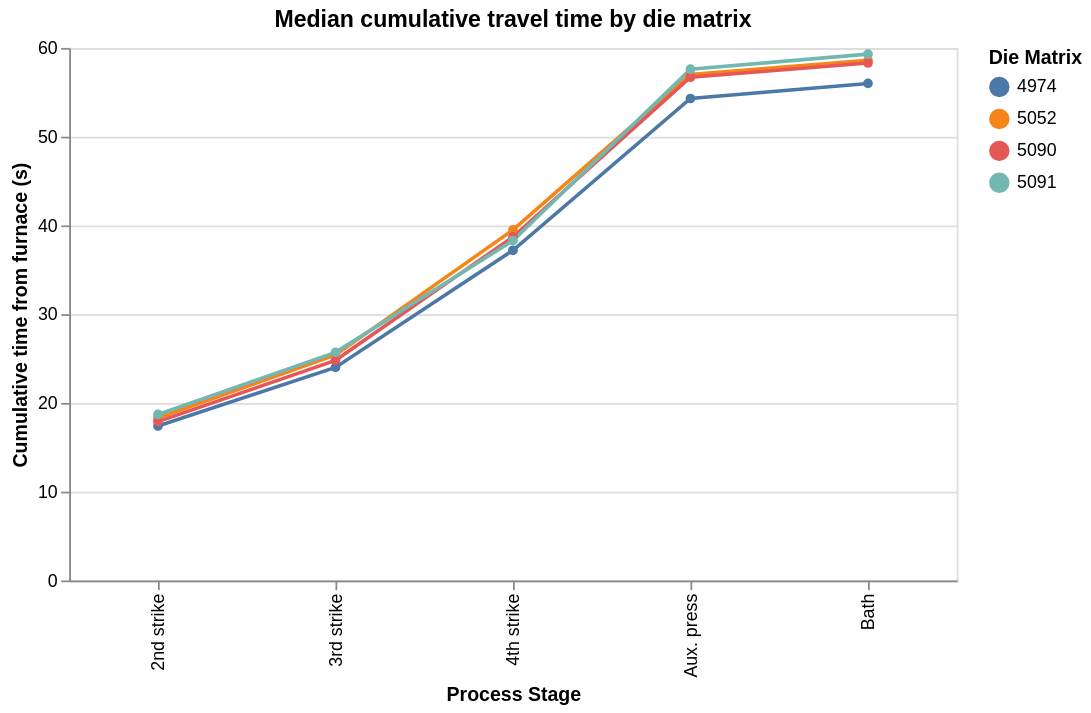

The code cell stored with this chart in its notebook:
### Markdown cell above
### Cumulative travel time profile per die matrix

The process order: **Furnace → 2nd strike (~18s) → 3rd strike (~25s) → 4th strike (~38s) → Aux. press (~55s) → Quench bath (~58s)**

Values must be monotonically increasing. Non-increasing values indicate measurement errors.

### Code cell
profile_q = """
    SELECT
        die_matrix::text AS matrix,
        ROUND(PERCENTILE_CONT(0.5) WITHIN GROUP (ORDER BY lifetime_2nd_strike_s)::numeric, 1)       AS s2,
        ROUND(PERCENTILE_CONT(0.5) WITHIN GROUP (ORDER BY lifetime_3rd_strike_s)::numeric, 1)       AS s3,
        ROUND(PERCENTILE_CONT(0.5) WITHIN GROUP (ORDER BY lifetime_4th_strike_s)::numeric, 1)       AS s4,
        ROUND(PERCENTILE_CONT(0.5) WITHIN GROUP (ORDER BY lifetime_auxiliary_press_s)::numeric, 1)  AS aux,
        ROUND(PERCENTILE_CONT(0.5) WITHIN GROUP (ORDER BY lifetime_bath_s)::numeric, 1)             AS bath
    FROM bronze.v_pieces
    WHERE die_matrix IS NOT NULL AND lifetime_bath_s > 0
    GROUP BY die_matrix ORDER BY die_matrix
"""
profile_wide = pd.read_sql(profile_q, engine)

profile = profile_wide.melt(
    id_vars='matrix',
    value_vars=['s2', 's3', 's4', 'aux', 'bath'],
    var_name='stage',
    value_name='cumulative_s'
)
stage_order = ['s2', 's3', 's4', 'aux', 'bath']
stage_labels = {'s2': '2nd strike', 's3': '3rd strike', 's4': '4th strike', 'aux': 'Aux. press', 'bath': 'Bath'}
profile['stage'] = profile['stage'].map(stage_labels)

chart = alt.Chart(profile).mark_line(point=True).encode(
    x=alt.X('stage:N', sort=['2nd strike', '3rd strike', '4th strike', 'Aux. press', 'Bath'],
            title='Process Stage'),
    y=alt.Y('cumulative_s:Q', title='Cumulative time from furnace (s)'),
    color=alt.Color('matrix:N', title='Die Matrix'),
    tooltip=['matrix', 'stage', 'cumulative_s']
).properties(
    title='Median cumulative travel time by die matrix',
    width=500, height=300
)
chart

### Figure 1 — Vega-Lite specification as saved in the notebook (floating-point values rounded to 4 significant figures)
{"config": {"view": {"continuousWidth": 300, "continuousHeight": 300}}, "data": {"name": "data-2caf7d4f2e5b2624605664351a145187"}, "mark": {"type": "line", "point": true}, "encoding": {"color": {"field": "matrix", "title": "Die Matrix", "type": "nominal"}, "tooltip": [{"field": "matrix", "type": "nominal"}, {"field": "stage", "type": "nominal"}, {"field": "cumulative_s", "type": "quantitative"}], "x": {"field": "stage", "sort": ["2nd strike", "3rd strike", "4th strike", "Aux. press", "Bath"], "title": "Process Stage", "type": "nominal"}, "y": {"field": "cumulative_s", "title": "Cumulative time from furnace (s)", "type": "quantitative"}}, "height": 300, "title": "Median cumulative travel time by die matrix", "width": 500, "$schema": "https://vega.github.io/schema/vega-lite/v5.20.1.json", "datasets": {"data-2caf7d4f2e5b2624605664351a145187": [{"matrix": "4974", "stage": "2nd strike", "cumulative_s": 17.4}, {"matrix": "5052", "stage": "2nd strike", "cumulative_s": 18.3}, {"matrix": "5090", "stage": "2nd strike", "cumulative_s": 17.9}, {"matrix": "5091", "stage": "2nd strike", "cumulative_s": 18.7}, {"matrix": "4974", "stage": "3rd strike", "cumulative_s": 24.0}, {"matrix": "5052", "stage": "3rd strike", "cumulative_s": 25.4}, {"matrix": "5090", "stage": "3rd strike", "cumulative_s": 24.8}, {"matrix": "5091", "stage": "3rd strike", "cumulative_s": 25.7}, {"matrix": "4974", "stage": "4th strike", "cumulative_s": 37.2}, {"matrix": "5052", "stage": "4th strike", "cumulative_s": 39.5}, {"matrix": "5090", "stage": "4th strike", "cumulative_s": 38.7}, {"matrix": "5091", "stage": "4th strike", "cumulative_s": 38.3}, {"matrix": "4974", "stage": "Aux. press", "cumulative_s": 54.3}, {"matrix": "5052", "stage": "Aux. press", "cumulative_s": 57.0}, {"matrix": "5090", "stage": "Aux. press", "cumulative_s": 56.7}, {"matrix": "5091", "stage": "Aux. press", "cumulative_s": 57.6}, {"matrix": "4974", "stage": "Bath", "cumulative_s": 56.0}, {"matrix": "5052", "stage": "Bath", "cumulative_s": 58.6}, {"matrix": "5090", "stage": "Bath", "cumulative_s": 58.3}, {"matrix": "5091", "stage": "Bath", "cumulative_s": 59.3}]}}
